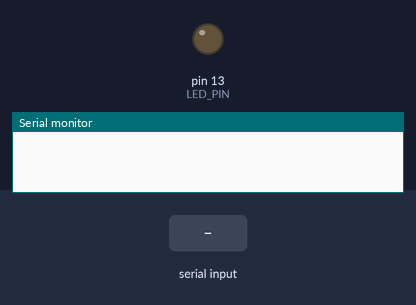
Recording of a sketch running on a simulated Arduino Uno, built with avr-gcc and run on an emulated ATmega328P. Parts: output pins drawn as LEDs (lit = HIGH), the last lines printed to the serial monitor. Inputs (shaded band) come from the test bench.

Above: at 1.2 s.
1.3 s: "1" received over Serial
At 2.6 s:
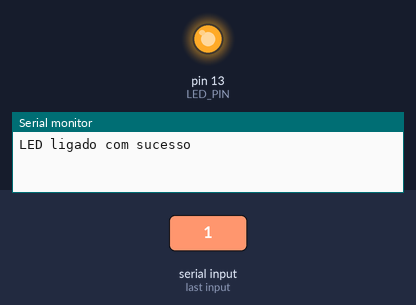
3.8 s: "0" received over Serial
At 5.7 s:
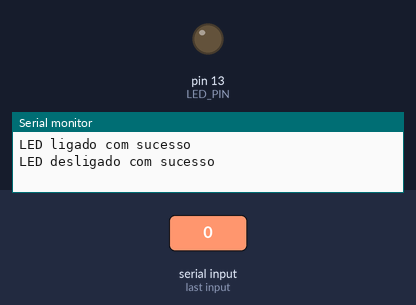
Timing chart, 0 to 7.2 s (numbered marks = the images above; inputs shaded):
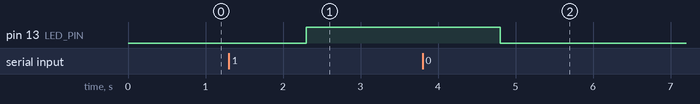

Measured:
- after the input at 1.3 s, pin 13 (LED_PIN): LOW → HIGH after 1.0 s
- after the input at 3.8 s, pin 13 (LED_PIN): HIGH → LOW after 1.0 s

The sketch:

arduino.ino
```cpp
#include <dht11.h>


dht11 sensor;

#define LED_PIN 13

#define ACTIVATE_LED "1"
#define DEACTIVATE_LED "0"
#define TEMP "temp"
void readSensor(){
  int chk = sensor.read(2); // sensor faz a leitura no pino 2
       // Testa se a leitura foi bem sucedida
       switch(chk) {
             case DHTLIB_OK:
                   // Se a leitura foi bem sucedida, mostra a umidade e temperatura na Serial
                   Serial.print((float)sensor.temperature, 0);
                   Serial.print(";");
                   Serial.println((float)sensor.humidity, 0);
      }
}

void setup() {
  Serial.begin(9600);
  pinMode(LED_PIN, OUTPUT);
}

void loop() {

  if(Serial.available()){
    String s = Serial.readString();

    if(s == ACTIVATE_LED){
      digitalWrite(LED_PIN, HIGH);
      Serial.println("LED ligado com sucesso");
    }
    else if(s == DEACTIVATE_LED){
      digitalWrite(LED_PIN, LOW);
      Serial.println("LED desligado com sucesso");
    }else if(s == TEMP){
      readSensor();
    }
  }

}
```
